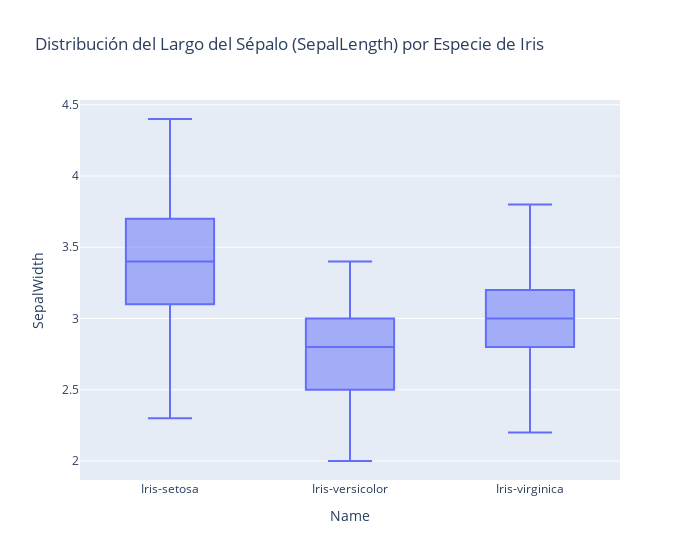

Source (notebook cell):
### Markdown cell above
#### **BoxPlot con Plotly**

### Code cell
# El mismo boxplot de antes
fig = px.box(df_iris, x='Name', y='SepalWidth', width=700,
             title='Distribución del Largo del Sépalo (SepalLength) por Especie de Iris')
fig.show()

### Figure 1 — Plotly figure (JSON) as saved in the notebook; plotly's stock layout.template omitted (floating-point values rounded to 4 significant figures; data arrays with more than 128 entries replaced by an {"elided": "..."} marker saying what was removed)
{"data": [{"alignmentgroup": "True", "hovertemplate": "Name=%{x}<br>SepalWidth=%{y}<extra></extra>", "legendgroup": "", "marker": {"color": "#636efa"}, "name": "", "notched": false, "offsetgroup": "", "orientation": "v", "showlegend": false, "type": "box", "x": {"elided": "150 str values"}, "x0": " ", "xaxis": "x", "y": {"elided": "150 float values"}, "y0": " ", "yaxis": "y"}], "layout": {"boxmode": "group", "legend": {"tracegroupgap": 0}, "title": {"text": "Distribución del Largo del Sépalo (SepalLength) por Especie de Iris"}, "width": 700, "xaxis": {"anchor": "y", "domain": [0, 1], "title": {"text": "Name"}}, "yaxis": {"anchor": "x", "domain": [0, 1], "title": {"text": "SepalWidth"}}}}
